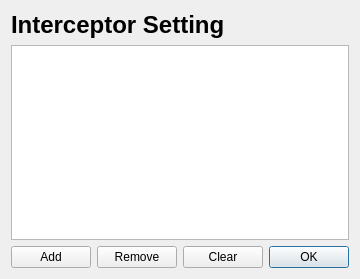
<?xml version="1.0" encoding="UTF-8"?>
<ui version="4.0">
 <class>InterceptorDialog</class>
 <widget class="QDialog" name="InterceptorDialog">
  <property name="geometry">
   <rect>
    <x>0</x>
    <y>0</y>
    <width>336</width>
    <height>279</height>
   </rect>
  </property>
  <property name="windowTitle">
   <string>Interceptor Setting</string>
  </property>
  <property name="modal">
   <bool>true</bool>
  </property>
  <layout class="QGridLayout" name="gridLayout">
   <item row="2" column="3">
    <widget class="QPushButton" name="okButton">
     <property name="text">
      <string>OK</string>
     </property>
    </widget>
   </item>
   <item row="2" column="2">
    <widget class="QPushButton" name="clearButton">
     <property name="text">
      <string>Clear</string>
     </property>
    </widget>
   </item>
   <item row="0" column="0" colspan="4">
    <widget class="QLabel" name="label">
     <property name="font">
      <font>
       <pointsize>18</pointsize>
       <weight>75</weight>
       <bold>true</bold>
      </font>
     </property>
     <property name="text">
      <string>Interceptor Setting</string>
     </property>
    </widget>
   </item>
   <item row="2" column="0">
    <widget class="QPushButton" name="addButton">
     <property name="text">
      <string>Add</string>
     </property>
    </widget>
   </item>
   <item row="2" column="1">
    <widget class="QPushButton" name="removeButton">
     <property name="text">
      <string>Remove</string>
     </property>
    </widget>
   </item>
   <item row="1" column="0" colspan="4">
    <widget class="QListWidget" name="listWidget">
     <property name="font">
      <font>
       <pointsize>10</pointsize>
      </font>
     </property>
    </widget>
   </item>
  </layout>
 </widget>
 <resources/>
 <connections/>
</ui>
